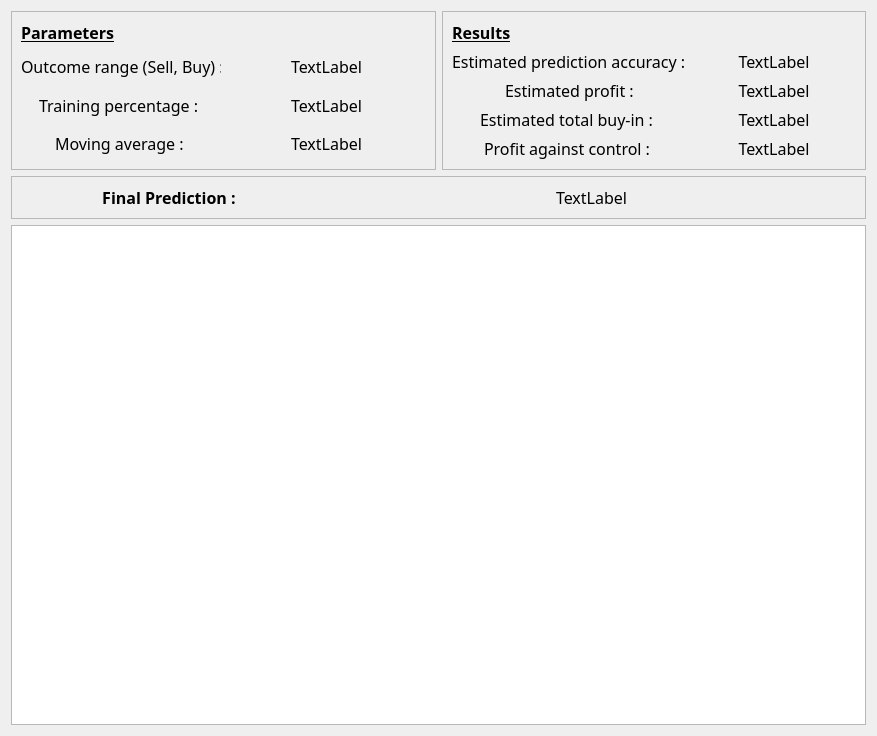
<?xml version="1.0" encoding="UTF-8"?>
<ui version="4.0">
 <class>Dialog</class>
 <widget class="QDialog" name="Dialog">
  <property name="geometry">
   <rect>
    <x>0</x>
    <y>0</y>
    <width>877</width>
    <height>714</height>
   </rect>
  </property>
  <property name="font">
   <font>
    <family>Source Sans Pro</family>
    <pointsize>12</pointsize>
   </font>
  </property>
  <property name="windowTitle">
   <string>Dialog</string>
  </property>
  <layout class="QGridLayout" name="gridLayout">
   <item row="0" column="0">
    <widget class="QFrame" name="frame">
     <property name="sizePolicy">
      <sizepolicy hsizetype="MinimumExpanding" vsizetype="MinimumExpanding">
       <horstretch>0</horstretch>
       <verstretch>0</verstretch>
      </sizepolicy>
     </property>
     <property name="frameShape">
      <enum>QFrame::StyledPanel</enum>
     </property>
     <property name="frameShadow">
      <enum>QFrame::Plain</enum>
     </property>
     <layout class="QFormLayout" name="formLayout">
      <property name="labelAlignment">
       <set>Qt::AlignCenter</set>
      </property>
      <property name="formAlignment">
       <set>Qt::AlignCenter</set>
      </property>
      <item row="0" column="0">
       <widget class="QLabel" name="label_6">
        <property name="font">
         <font>
          <weight>75</weight>
          <bold>true</bold>
          <underline>true</underline>
         </font>
        </property>
        <property name="text">
         <string>Parameters</string>
        </property>
       </widget>
      </item>
      <item row="1" column="0">
       <widget class="QLabel" name="label">
        <property name="sizePolicy">
         <sizepolicy hsizetype="MinimumExpanding" vsizetype="MinimumExpanding">
          <horstretch>0</horstretch>
          <verstretch>0</verstretch>
         </sizepolicy>
        </property>
        <property name="maximumSize">
         <size>
          <width>200</width>
          <height>16777215</height>
         </size>
        </property>
        <property name="text">
         <string>Outcome range (Sell, Buy) : </string>
        </property>
       </widget>
      </item>
      <item row="1" column="1">
       <widget class="QLabel" name="outcomeRangeLabel">
        <property name="sizePolicy">
         <sizepolicy hsizetype="MinimumExpanding" vsizetype="MinimumExpanding">
          <horstretch>0</horstretch>
          <verstretch>0</verstretch>
         </sizepolicy>
        </property>
        <property name="text">
         <string>TextLabel</string>
        </property>
        <property name="alignment">
         <set>Qt::AlignCenter</set>
        </property>
       </widget>
      </item>
      <item row="2" column="0">
       <widget class="QLabel" name="label_9">
        <property name="sizePolicy">
         <sizepolicy hsizetype="MinimumExpanding" vsizetype="MinimumExpanding">
          <horstretch>0</horstretch>
          <verstretch>0</verstretch>
         </sizepolicy>
        </property>
        <property name="maximumSize">
         <size>
          <width>200</width>
          <height>16777215</height>
         </size>
        </property>
        <property name="font">
         <font>
          <family>Source Sans Pro</family>
          <pointsize>12</pointsize>
          <weight>50</weight>
          <bold>false</bold>
         </font>
        </property>
        <property name="text">
         <string>Training percentage : </string>
        </property>
        <property name="alignment">
         <set>Qt::AlignLeading|Qt::AlignLeft|Qt::AlignVCenter</set>
        </property>
       </widget>
      </item>
      <item row="2" column="1">
       <widget class="QLabel" name="trainPercentLabel">
        <property name="sizePolicy">
         <sizepolicy hsizetype="MinimumExpanding" vsizetype="MinimumExpanding">
          <horstretch>0</horstretch>
          <verstretch>0</verstretch>
         </sizepolicy>
        </property>
        <property name="text">
         <string>TextLabel</string>
        </property>
        <property name="alignment">
         <set>Qt::AlignCenter</set>
        </property>
       </widget>
      </item>
      <item row="3" column="0">
       <widget class="QLabel" name="label_2">
        <property name="sizePolicy">
         <sizepolicy hsizetype="MinimumExpanding" vsizetype="MinimumExpanding">
          <horstretch>0</horstretch>
          <verstretch>0</verstretch>
         </sizepolicy>
        </property>
        <property name="maximumSize">
         <size>
          <width>200</width>
          <height>16777215</height>
         </size>
        </property>
        <property name="text">
         <string>Moving average : </string>
        </property>
       </widget>
      </item>
      <item row="3" column="1">
       <widget class="QLabel" name="movingAvgLabel">
        <property name="sizePolicy">
         <sizepolicy hsizetype="MinimumExpanding" vsizetype="MinimumExpanding">
          <horstretch>0</horstretch>
          <verstretch>0</verstretch>
         </sizepolicy>
        </property>
        <property name="text">
         <string>TextLabel</string>
        </property>
        <property name="alignment">
         <set>Qt::AlignCenter</set>
        </property>
       </widget>
      </item>
     </layout>
    </widget>
   </item>
   <item row="0" column="1">
    <widget class="QFrame" name="frame_2">
     <property name="sizePolicy">
      <sizepolicy hsizetype="MinimumExpanding" vsizetype="MinimumExpanding">
       <horstretch>0</horstretch>
       <verstretch>0</verstretch>
      </sizepolicy>
     </property>
     <property name="frameShape">
      <enum>QFrame::StyledPanel</enum>
     </property>
     <property name="frameShadow">
      <enum>QFrame::Plain</enum>
     </property>
     <layout class="QFormLayout" name="formLayout_2">
      <property name="labelAlignment">
       <set>Qt::AlignCenter</set>
      </property>
      <property name="formAlignment">
       <set>Qt::AlignCenter</set>
      </property>
      <item row="0" column="0">
       <widget class="QLabel" name="label_7">
        <property name="font">
         <font>
          <weight>75</weight>
          <bold>true</bold>
          <underline>true</underline>
         </font>
        </property>
        <property name="text">
         <string>Results</string>
        </property>
       </widget>
      </item>
      <item row="1" column="0">
       <widget class="QLabel" name="predAccur">
        <property name="sizePolicy">
         <sizepolicy hsizetype="MinimumExpanding" vsizetype="MinimumExpanding">
          <horstretch>0</horstretch>
          <verstretch>0</verstretch>
         </sizepolicy>
        </property>
        <property name="maximumSize">
         <size>
          <width>270</width>
          <height>16777215</height>
         </size>
        </property>
        <property name="text">
         <string>Estimated prediction accuracy :</string>
        </property>
       </widget>
      </item>
      <item row="1" column="1">
       <widget class="QLabel" name="predAccurLabel">
        <property name="sizePolicy">
         <sizepolicy hsizetype="MinimumExpanding" vsizetype="MinimumExpanding">
          <horstretch>0</horstretch>
          <verstretch>0</verstretch>
         </sizepolicy>
        </property>
        <property name="font">
         <font>
          <family>Source Sans Pro</family>
          <pointsize>12</pointsize>
         </font>
        </property>
        <property name="text">
         <string>TextLabel</string>
        </property>
        <property name="alignment">
         <set>Qt::AlignCenter</set>
        </property>
       </widget>
      </item>
      <item row="2" column="0">
       <widget class="QLabel" name="label_11">
        <property name="sizePolicy">
         <sizepolicy hsizetype="MinimumExpanding" vsizetype="MinimumExpanding">
          <horstretch>0</horstretch>
          <verstretch>0</verstretch>
         </sizepolicy>
        </property>
        <property name="maximumSize">
         <size>
          <width>200</width>
          <height>16777215</height>
         </size>
        </property>
        <property name="font">
         <font>
          <family>Source Sans Pro</family>
          <pointsize>12</pointsize>
          <weight>50</weight>
          <bold>false</bold>
         </font>
        </property>
        <property name="text">
         <string>Estimated profit :</string>
        </property>
        <property name="alignment">
         <set>Qt::AlignLeading|Qt::AlignLeft|Qt::AlignVCenter</set>
        </property>
       </widget>
      </item>
      <item row="2" column="1">
       <widget class="QLabel" name="profitLabel">
        <property name="sizePolicy">
         <sizepolicy hsizetype="MinimumExpanding" vsizetype="MinimumExpanding">
          <horstretch>0</horstretch>
          <verstretch>0</verstretch>
         </sizepolicy>
        </property>
        <property name="text">
         <string>TextLabel</string>
        </property>
        <property name="alignment">
         <set>Qt::AlignCenter</set>
        </property>
       </widget>
      </item>
      <item row="3" column="0">
       <widget class="QLabel" name="label_13">
        <property name="sizePolicy">
         <sizepolicy hsizetype="MinimumExpanding" vsizetype="MinimumExpanding">
          <horstretch>0</horstretch>
          <verstretch>0</verstretch>
         </sizepolicy>
        </property>
        <property name="maximumSize">
         <size>
          <width>200</width>
          <height>16777215</height>
         </size>
        </property>
        <property name="text">
         <string>Estimated total buy-in : </string>
        </property>
       </widget>
      </item>
      <item row="3" column="1">
       <widget class="QLabel" name="totalBuyInLabel">
        <property name="sizePolicy">
         <sizepolicy hsizetype="MinimumExpanding" vsizetype="MinimumExpanding">
          <horstretch>0</horstretch>
          <verstretch>0</verstretch>
         </sizepolicy>
        </property>
        <property name="text">
         <string>TextLabel</string>
        </property>
        <property name="alignment">
         <set>Qt::AlignCenter</set>
        </property>
       </widget>
      </item>
      <item row="4" column="0">
       <widget class="QLabel" name="label_15">
        <property name="sizePolicy">
         <sizepolicy hsizetype="MinimumExpanding" vsizetype="MinimumExpanding">
          <horstretch>0</horstretch>
          <verstretch>0</verstretch>
         </sizepolicy>
        </property>
        <property name="maximumSize">
         <size>
          <width>200</width>
          <height>16777215</height>
         </size>
        </property>
        <property name="text">
         <string>Profit against control : </string>
        </property>
       </widget>
      </item>
      <item row="4" column="1">
       <widget class="QLabel" name="profitOverControl">
        <property name="sizePolicy">
         <sizepolicy hsizetype="MinimumExpanding" vsizetype="MinimumExpanding">
          <horstretch>0</horstretch>
          <verstretch>0</verstretch>
         </sizepolicy>
        </property>
        <property name="text">
         <string>TextLabel</string>
        </property>
        <property name="alignment">
         <set>Qt::AlignCenter</set>
        </property>
       </widget>
      </item>
     </layout>
    </widget>
   </item>
   <item row="2" column="0" colspan="2">
    <widget class="QTableWidget" name="resultsTableWidget">
     <property name="sizePolicy">
      <sizepolicy hsizetype="MinimumExpanding" vsizetype="MinimumExpanding">
       <horstretch>0</horstretch>
       <verstretch>0</verstretch>
      </sizepolicy>
     </property>
     <property name="minimumSize">
      <size>
       <width>0</width>
       <height>500</height>
      </size>
     </property>
     <property name="sizeAdjustPolicy">
      <enum>QAbstractScrollArea::AdjustToContents</enum>
     </property>
     <property name="alternatingRowColors">
      <bool>true</bool>
     </property>
     <attribute name="horizontalHeaderCascadingSectionResizes">
      <bool>true</bool>
     </attribute>
     <attribute name="horizontalHeaderStretchLastSection">
      <bool>true</bool>
     </attribute>
    </widget>
   </item>
   <item row="1" column="0" colspan="2">
    <widget class="QFrame" name="frame_3">
     <property name="sizePolicy">
      <sizepolicy hsizetype="MinimumExpanding" vsizetype="MinimumExpanding">
       <horstretch>0</horstretch>
       <verstretch>0</verstretch>
      </sizepolicy>
     </property>
     <property name="frameShape">
      <enum>QFrame::StyledPanel</enum>
     </property>
     <property name="frameShadow">
      <enum>QFrame::Plain</enum>
     </property>
     <layout class="QHBoxLayout" name="horizontalLayout">
      <item>
       <widget class="QLabel" name="label_17">
        <property name="sizePolicy">
         <sizepolicy hsizetype="MinimumExpanding" vsizetype="MinimumExpanding">
          <horstretch>0</horstretch>
          <verstretch>0</verstretch>
         </sizepolicy>
        </property>
        <property name="minimumSize">
         <size>
          <width>200</width>
          <height>20</height>
         </size>
        </property>
        <property name="maximumSize">
         <size>
          <width>300</width>
          <height>40</height>
         </size>
        </property>
        <property name="font">
         <font>
          <weight>75</weight>
          <bold>true</bold>
          <underline>false</underline>
         </font>
        </property>
        <property name="text">
         <string>Final Prediction : </string>
        </property>
        <property name="alignment">
         <set>Qt::AlignCenter</set>
        </property>
       </widget>
      </item>
      <item>
       <widget class="QLabel" name="finalPrediction">
        <property name="sizePolicy">
         <sizepolicy hsizetype="MinimumExpanding" vsizetype="MinimumExpanding">
          <horstretch>0</horstretch>
          <verstretch>0</verstretch>
         </sizepolicy>
        </property>
        <property name="text">
         <string>TextLabel</string>
        </property>
        <property name="alignment">
         <set>Qt::AlignCenter</set>
        </property>
       </widget>
      </item>
     </layout>
    </widget>
   </item>
  </layout>
 </widget>
 <resources/>
 <connections/>
</ui>
